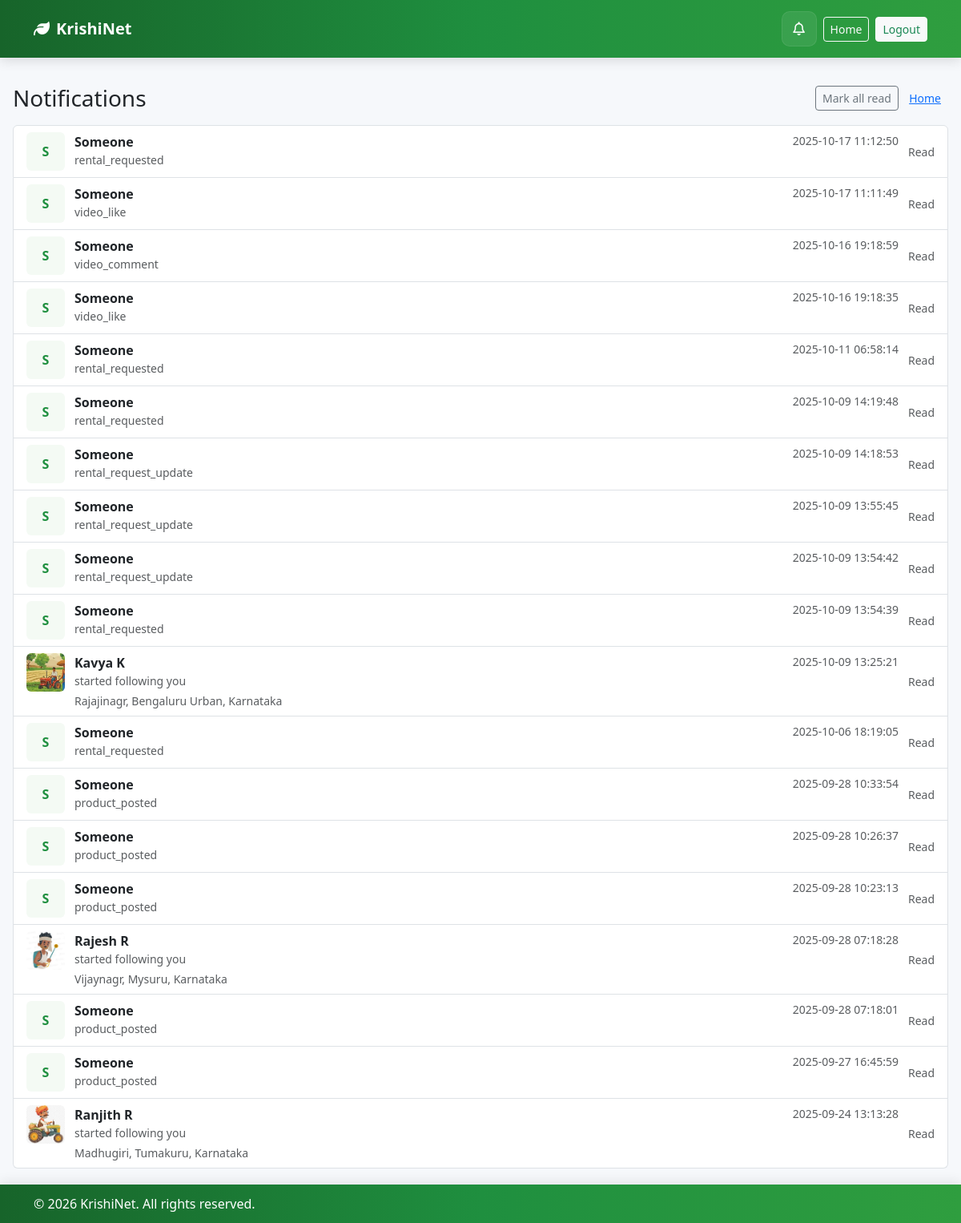
Page /notifications (signed in) on the committed database.
### tables this page shows
CREATE TABLE notifications (
        id INTEGER PRIMARY KEY AUTOINCREMENT,
        user_id INTEGER NOT NULL,         -- who receives the notification (the target user)
        actor_id INTEGER NULL,            -- who triggered it (the follower)
        verb TEXT NOT NULL,               -- action e.g. 'followed'
        payload TEXT DEFAULT '',          -- JSON string with extra info like follower name/id
        is_read INTEGER DEFAULT 0,        -- 0 = unread, 1 = read
        created_at TIMESTAMP DEFAULT CURRENT_TIMESTAMP,
        FOREIGN KEY(user_id)  REFERENCES users(id) ON DELETE CASCADE,
        FOREIGN KEY(actor_id) REFERENCES users(id) ON DELETE SET NULL
    );

### app.py (the view)
@app.get("/notifications")
@login_required
def notifications_page():
    uid = session.get("user_id")
    db = get_db()
    rows = db.execute(
        "SELECT id, actor_id, verb, payload, is_read, created_at FROM notifications WHERE user_id = ? ORDER BY created_at DESC LIMIT 200",
        (uid,)
    ).fetchall()
    notes = []
    for r in rows:
        try:
            payload = json.loads(r["payload"] or "{}")
        except Exception:
            payload = {}
        notes.append({
            "id": r["id"],
            "actor_id": r["actor_id"],
            "verb": r["verb"],
            "payload": payload,
            "is_read": bool(r["is_read"]),
            "created_at": r["created_at"]
        })
    if notes:
        unread_ids = [str(n["id"]) for n in notes if not n["is_read"]]
        if unread_ids:
            db.execute("UPDATE notifications SET is_read = 1 WHERE id IN (%s)" % ",".join("?"*len(unread_ids)), unread_ids)
            db.commit()
            for n in notes:
                if n["id"] in map(int, unread_ids):
                    n["is_read"] = True
    return render_template("notifications.html", notifications=notes)

### app.py (called while the page is built)
def get_db():
    if "db" not in g:
        conn = sqlite3.connect(app.config["DATABASE"])
        conn.row_factory = sqlite3.Row
        conn.execute("PRAGMA foreign_keys = ON")
        g.db = conn
    return g.db

def login_required(view):
    @wraps(view)
    def wrapped(*args, **kwargs):
        if not session.get("user_id"):
            flash("Please log in to continue.", "warning")
            return redirect(url_for("login"))
        return view(*args, **kwargs)
    return wrapped

@app.before_request
def load_current_user():
    uid = session.get("user_id")
    if not uid:
        g.user = None
        return
    row = get_db().execute(
        "SELECT id, name, email, phone, state, district, city, profile_photo "
        "FROM users WHERE id = ?", (uid,)
    ).fetchone()
    if row:
        g.user = {k: row[k] for k in row.keys()}
    else:
        g.user = None

@app.context_processor
def inject_user_and_now():
    return {"user": g.get("user"), "now": _dt.utcnow, "datetime": _dt}

### templates/notifications.html (shortened to what this page needs)
{% extends "base.html" %}
{% block content %}
  <div class="d-flex align-items-center justify-content-between mb-3">
    <h3 class="mb-0">Notifications</h3>
    <div>
      <button id="markAll" class="btn btn-sm btn-outline-secondary">Mark all read</button>
      <a class="btn btn-sm btn-link" href="{{ url_for('index') }}">Home</a>
    </div>
  </div>
  <div id="notesList">
    {% if notifications %}
      <div class="list-group">
       {% for n in notifications %}
  {%- set payload = (n.payload or {}) %}
  {%- set raw_name = (payload.get('follower_name') if payload else None) %}
  {%- if raw_name and raw_name|string and raw_name|string != 'None' and raw_name|string != '' %}
    {%- set display_name = raw_name %}
  {%- else %}
    {%- set display_name = 'Someone' %}
  {%- endif %}
  {%- set raw_photo = (payload.get('profile_photo') if payload else None) %}
  {%- if raw_photo and raw_photo|string and raw_photo|string != 'None' and raw_photo|string != '' %}
    {%- set photo = raw_photo %}
  {%- else %}
    {%- set photo = None %}
  {%- endif %}
  <a href="#" class="list-group-item list-group-item-action d-flex align-items-start {% if not n.is_read %}notif-item unread{% endif %}"
     data-note-id="{{ n.id }}" data-actor-id="{{ n.actor_id or (payload.get('follower_id') if payload else '') }}">
    <div style="flex-shrink:0; margin-right:12px;">
      {% if photo %}
        {% if photo.startswith('http') %}
          <img src="{{ photo }}" style="width:48px;height:48px;object-fit:cover;border-radius:6px;">
        {% else %}
          <img src="{{ url_for('static', filename='uploads/' + photo) }}" style="width:48px;height:48px;object-fit:cover;border-radius:6px;">
        {% endif %}
      {% else %}
        <div style="width:48px;height:48px;border-radius:6px;display:flex;align-items:center;justify-content:center;background:#f4faf4;color:var(--green-2);font-weight:700;">
          {{ (display_name[0] if display_name and display_name != 'Someone' else 'S') }}
        </div>
      {% endif %}
    </div>
    <div style="flex:1; min-width:0;">
      <div class="d-flex justify-content-between">
        <div class="fw-bold text-truncate">{{ display_name }}</div>
        <div class="text-muted small">{{ n.created_at }}</div>
      </div>
      <div class="small text-muted">
        {% if 'follow' in (n.verb or '').lower() %}
          started following you
        {% else %}
          {{ n.verb }}
        {% endif %}
      </div>
      {% if payload.get('location') %}
        <div class="small text-muted mt-1">{{ payload.get('location') }}</div>
      {% endif %}
    </div>
    <div style="margin-left:12px; align-self:center;">
      {% if not n.is_read %}
        <button class="btn btn-sm btn-primary mark-read">Mark read</button>
      {% else %}
        <span class="text-muted small">Read</span>
      {% endif %}
    </div>
  </a>
{% endfor %}
      </div>
    {% else %}
      <p class="text-muted">No notifications.</p>
    {% endif %}
  </div>
{% endblock %}

### templates/base.html (style rules this page uses)
:root { --green-1: #17642a; --green-2: #1f8f3f; --green-3: #2f9e3f; }
html,body { height:100%; }
body { background:#f6f8fb; margin:0; font-family: system-ui,-apple-system,"Segoe UI",Roboto,"Helvetica Neue",Arial; padding-top: 82px; padding-bottom: 72px; }

### rows in the picture
notifications: value "S", display_name "Someone", created_at "2025-10-17 11:12:50", verb "rental_requested", is_read "Read"
notifications: value "S", display_name "Someone", created_at "2025-10-17 11:11:49", verb "video_like", is_read "Read"
notifications: value "S", display_name "Someone", created_at "2025-10-16 19:18:59", verb "video_comment", is_read "Read"
notifications: value "S", display_name "Someone", created_at "2025-10-16 19:18:35", verb "video_like", is_read "Read"
notifications: value "S", display_name "Someone", created_at "2025-10-11 06:58:14", verb "rental_requested", is_read "Read"
notifications: value "S", display_name "Someone", created_at "2025-10-09 14:19:48", verb "rental_requested", is_read "Read"
notifications: value "S", display_name "Someone", created_at "2025-10-09 14:18:53", verb "rental_request_update", is_read "Read"
notifications: value "S", display_name "Someone", created_at "2025-10-09 13:55:45", verb "rental_request_update", is_read "Read"
notifications: value "S", display_name "Someone", created_at "2025-10-09 13:54:42", verb "rental_request_update", is_read "Read"
notifications: value "S", display_name "Someone", created_at "2025-10-09 13:54:39", verb "rental_requested", is_read "Read"
notifications: shows a picture, display_name "Kavya K", created_at "2025-10-09 13:25:21", verb "started following you", get "Rajajinagr, Bengaluru Urban, Karnataka", is_read "Read"
notifications: value "S", display_name "Someone", created_at "2025-10-06 18:19:05", verb "rental_requested", is_read "Read"
notifications: value "S", display_name "Someone", created_at "2025-09-28 10:33:54", verb "product_posted", is_read "Read"
notifications: value "S", display_name "Someone", created_at "2025-09-28 10:26:37", verb "product_posted", is_read "Read"
notifications: value "S", display_name "Someone", created_at "2025-09-28 10:23:13", verb "product_posted", is_read "Read"
notifications: shows a picture, display_name "Rajesh R", created_at "2025-09-28 07:18:28", verb "started following you", get "Vijaynagr, Mysuru, Karnataka", is_read "Read"
notifications: value "S", display_name "Someone", created_at "2025-09-28 07:18:01", verb "product_posted", is_read "Read"
notifications: value "S", display_name "Someone", created_at "2025-09-27 16:45:59", verb "product_posted", is_read "Read"
notifications: shows a picture, display_name "Ranjith R", created_at "2025-09-24 13:13:28", verb "started following you", get "Madhugiri, Tumakuru, Karnataka", is_read "Read"
